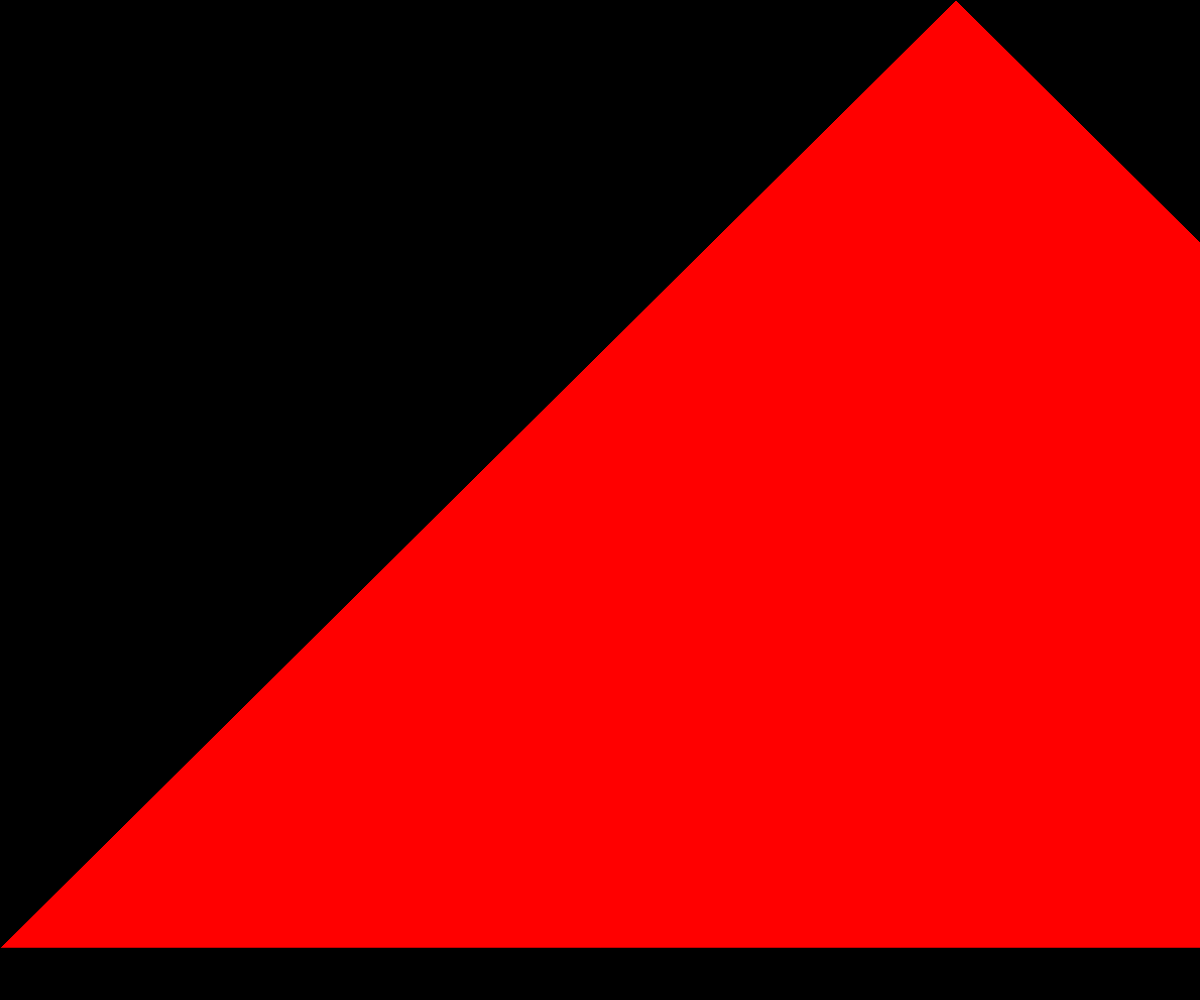
Frame 1 (no input)
Frame 60 (no input): identical to frame 1, image omitted
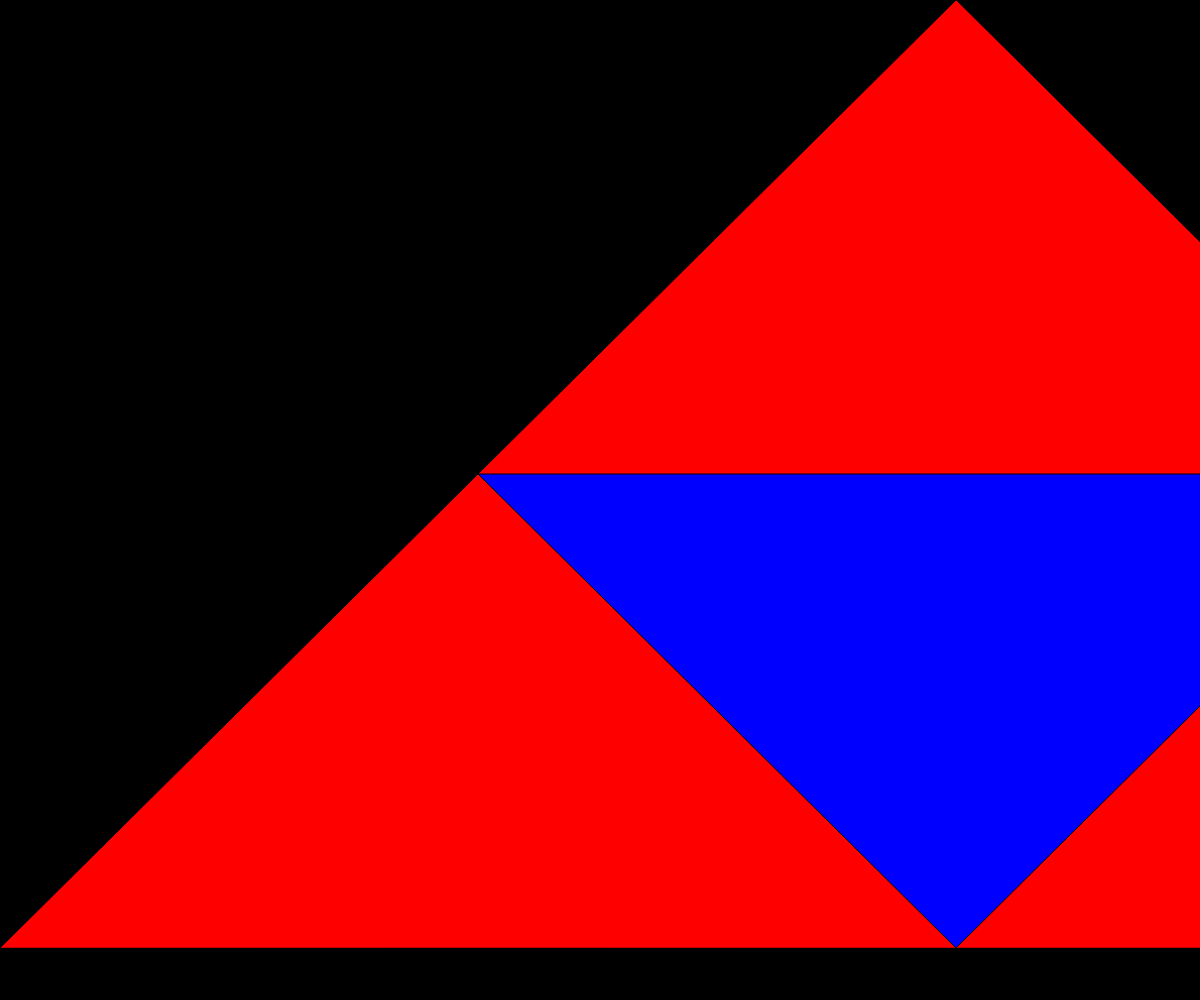
Frame 120 (the mouse pressed at the canvas centre since frame 60)

The p5.js sketch that drew these frames (run headless with seeded random() and noise() and a simulated clock; from frame 60 on, the mouse is pressed at the canvas centre):

// p5.js sketch
// ── sketch.js
// Sierpinkski Triangle Recursion Demo

let initialTriangle = [
  {x: 0, y: 948},
  {x: 956, y: 0},
  {x: 1912, y: 948}
];

let depth = 0;
let theColors = ['red','blue','green','yellow','cyan','pink','grey','black','purple','navy'];

function setup() {
  createCanvas(windowWidth, windowHeight);
  background(0);
  sierpinkski(initialTriangle, depth);
}

function draw() {
}


function sierpinkski(points, depth){
  fill(theColors[depth]);
  triangle(points[0].x,points[0].y,
    points[1].x,points[1].y,
    points[2].x,points[2].y
  );

  if (depth > 0){
    sierpinkski([points[0], midpoint(points[0],points[1]), midpoint(points[0],points[2])], depth - 1);
    sierpinkski([points[1], midpoint(points[1],points[0]), midpoint(points[1],points[2])], depth - 1);
    sierpinkski([points[2], midpoint(points[2],points[1]), midpoint(points[2],points[0])], depth - 1);
  }

}

function midpoint(p1,p2){
  let midX = (p1.x+p2.x)/2;
  let midY = (p1.y+p2.y)/2;
  return {x: midX, y: midY};
}

function mousePressed(){
  if (depth < 9){
    depth++;
    sierpinkski(initialTriangle, depth);
  }
}
